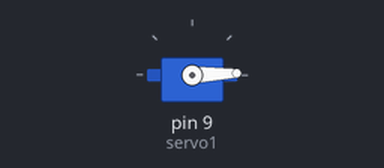
Bench run of a sketch on a simulated Arduino Uno, built with avr-gcc and run on an emulated ATmega328P. On the bench: servo.

Above: at 0.05 s.
At 1.75 s:
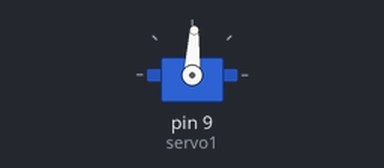
At 3.45 s:
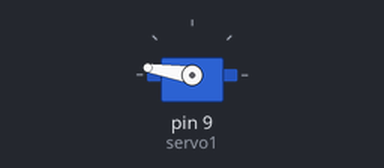
At 6.9 s:
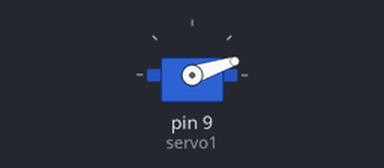
Timing chart, 0 to 9.4 s (numbered marks = the images above):
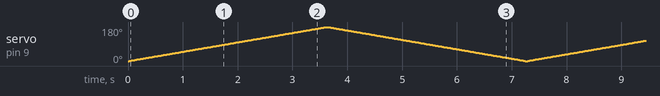

The sketch:

Servo_Test.ino
```cpp
/*
Motor Test
Charlotte Perry 30/11/2020
*/

#include <Servo.h>

Servo servo1;  //Creating a Servo object to control

int pos = 0;    //Creating Position variable and setting to 0

void setup() {
  servo1.attach(9);  //Sets up the Servo on pin 9 as Servo1
}

//Loop for continuous movement of the servo and therfore wheels to check the mechanics

void loop() {
  for (pos = 0; pos <= 180; pos += 1) { //Movement from 0 to 180 degrees
    servo1.write(pos);              //Sending the value of the positin to the servo
    delay(20);                       //Waits 20ms
  }
  //Move the servo back in the opposite direction
  for (pos = 180; pos >= 0; pos -= 1) { //Movement from 180 to 0 degrees
    servo1.write(pos);
    delay(20);                       //Waits 20ms
  }
}
```
